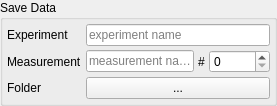
          <widget class="QGroupBox" name="groupBox_2">
           <property name="sizePolicy">
            <sizepolicy hsizetype="Preferred" vsizetype="Preferred">
             <horstretch>0</horstretch>
             <verstretch>0</verstretch>
            </sizepolicy>
           </property>
           <property name="title">
            <string>Save Data</string>
           </property>
           <property name="flat">
            <bool>true</bool>
           </property>
           <layout class="QVBoxLayout" name="verticalLayout_3">
            <property name="spacing">
             <number>4</number>
            </property>
            <property name="leftMargin">
             <number>4</number>
            </property>
            <property name="topMargin">
             <number>4</number>
            </property>
            <property name="rightMargin">
             <number>4</number>
            </property>
            <property name="bottomMargin">
             <number>4</number>
            </property>
            <item>
             <layout class="QGridLayout" name="gridLayout_4">
              <property name="spacing">
               <number>4</number>
              </property>
              <item row="0" column="0">
               <widget class="QLabel" name="label_12">
                <property name="sizePolicy">
                 <sizepolicy hsizetype="Preferred" vsizetype="Preferred">
                  <horstretch>0</horstretch>
                  <verstretch>0</verstretch>
                 </sizepolicy>
                </property>
                <property name="text">
                 <string>Experiment</string>
                </property>
               </widget>
              </item>
              <item row="1" column="0">
               <widget class="QLabel" name="label_13">
                <property name="sizePolicy">
                 <sizepolicy hsizetype="Preferred" vsizetype="Preferred">
                  <horstretch>0</horstretch>
                  <verstretch>0</verstretch>
                 </sizepolicy>
                </property>
                <property name="text">
                 <string>Measurement</string>
                </property>
               </widget>
              </item>
              <item row="1" column="1">
               <widget class="QLineEdit" name="ui_measurementName">
                <property name="sizePolicy">
                 <sizepolicy hsizetype="Preferred" vsizetype="Fixed">
                  <horstretch>0</horstretch>
                  <verstretch>0</verstretch>
                 </sizepolicy>
                </property>
                <property name="placeholderText">
                 <string>measurement name</string>
                </property>
               </widget>
              </item>
              <item row="2" column="0">
               <widget class="QLabel" name="label_14">
                <property name="sizePolicy">
                 <sizepolicy hsizetype="Preferred" vsizetype="Preferred">
                  <horstretch>0</horstretch>
                  <verstretch>0</verstretch>
                 </sizepolicy>
                </property>
                <property name="text">
                 <string>Folder</string>
                </property>
               </widget>
              </item>
              <item row="1" column="2">
               <widget class="QLabel" name="label_17">
                <property name="sizePolicy">
                 <sizepolicy hsizetype="Maximum" vsizetype="Preferred">
                  <horstretch>0</horstretch>
                  <verstretch>0</verstretch>
                 </sizepolicy>
                </property>
                <property name="text">
                 <string>#</string>
                </property>
               </widget>
              </item>
              <item row="0" column="1" colspan="3">
               <widget class="QLineEdit" name="ui_experimentName">
                <property name="sizePolicy">
                 <sizepolicy hsizetype="Preferred" vsizetype="Fixed">
                  <horstretch>0</horstretch>
                  <verstretch>0</verstretch>
                 </sizepolicy>
                </property>
                <property name="placeholderText">
                 <string>experiment name</string>
                </property>
               </widget>
              </item>
              <item row="1" column="3">
               <widget class="QSpinBox" name="ui_measurementCount">
                <property name="sizePolicy">
                 <sizepolicy hsizetype="Maximum" vsizetype="Fixed">
                  <horstretch>0</horstretch>
                  <verstretch>0</verstretch>
                 </sizepolicy>
                </property>
                <property name="maximum">
                 <number>99999</number>
                </property>
               </widget>
              </item>
              <item row="2" column="1" colspan="3">
               <widget class="QPushButton" name="folderBrowseButton">
                <property name="sizePolicy">
                 <sizepolicy hsizetype="Preferred" vsizetype="Preferred">
                  <horstretch>0</horstretch>
                  <verstretch>0</verstretch>
                 </sizepolicy>
                </property>
                <property name="text">
                 <string>...</string>
                </property>
               </widget>
              </item>
             </layout>
            </item>
           </layout>
          </widget>
